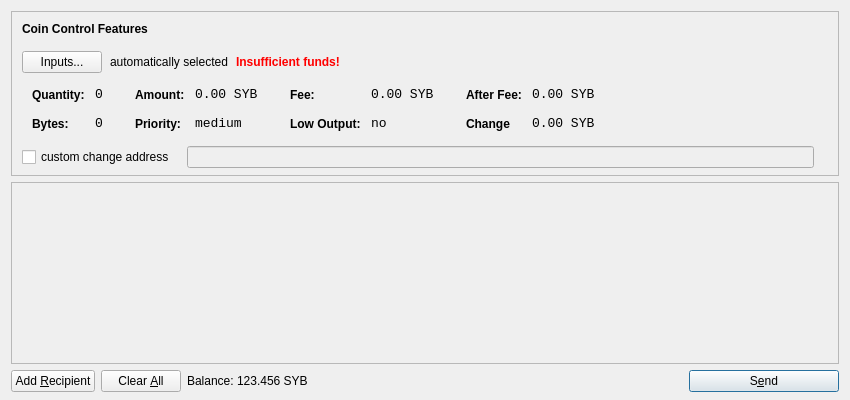
<?xml version="1.0" encoding="UTF-8"?>
<ui version="4.0">
 <class>SendCoinsDialog</class>
 <widget class="QDialog" name="SendCoinsDialog">
  <property name="geometry">
   <rect>
    <x>0</x>
    <y>0</y>
    <width>850</width>
    <height>400</height>
   </rect>
  </property>
  <property name="windowTitle">
   <string>Send Coins</string>
  </property>
  <property name="styleSheet">
   <string notr="true">background-image: url(:/images/2s);</string>
  </property>
  <layout class="QVBoxLayout" name="verticalLayout" stretch="0,1,0">
   <property name="bottomMargin">
    <number>8</number>
   </property>
   <item>
    <widget class="QFrame" name="frameCoinControl">
     <property name="sizePolicy">
      <sizepolicy hsizetype="Expanding" vsizetype="Expanding">
       <horstretch>0</horstretch>
       <verstretch>0</verstretch>
      </sizepolicy>
     </property>
     <property name="maximumSize">
      <size>
       <width>16777215</width>
       <height>16777215</height>
      </size>
     </property>
     <property name="frameShape">
      <enum>QFrame::StyledPanel</enum>
     </property>
     <property name="frameShadow">
      <enum>QFrame::Sunken</enum>
     </property>
     <layout class="QVBoxLayout" name="verticalLayoutCoinControl2">
      <property name="spacing">
       <number>6</number>
      </property>
      <property name="leftMargin">
       <number>0</number>
      </property>
      <property name="topMargin">
       <number>0</number>
      </property>
      <property name="rightMargin">
       <number>0</number>
      </property>
      <property name="bottomMargin">
       <number>6</number>
      </property>
      <item>
       <layout class="QVBoxLayout" name="verticalLayoutCoinControl" stretch="0,0,0,0,1">
        <property name="spacing">
         <number>0</number>
        </property>
        <property name="leftMargin">
         <number>10</number>
        </property>
        <property name="topMargin">
         <number>10</number>
        </property>
        <item>
         <layout class="QHBoxLayout" name="horizontalLayoutCoinControl1">
          <property name="bottomMargin">
           <number>15</number>
          </property>
          <item>
           <widget class="QLabel" name="labelCoinControlFeatures">
            <property name="sizePolicy">
             <sizepolicy hsizetype="Preferred" vsizetype="Maximum">
              <horstretch>0</horstretch>
              <verstretch>0</verstretch>
             </sizepolicy>
            </property>
            <property name="font">
             <font>
              <weight>75</weight>
              <bold>true</bold>
             </font>
            </property>
            <property name="styleSheet">
             <string notr="true">font-weight:bold;</string>
            </property>
            <property name="text">
             <string>Coin Control Features</string>
            </property>
           </widget>
          </item>
         </layout>
        </item>
        <item>
         <layout class="QHBoxLayout" name="horizontalLayoutCoinControl2" stretch="0,0,0,0">
          <property name="spacing">
           <number>8</number>
          </property>
          <property name="bottomMargin">
           <number>10</number>
          </property>
          <item>
           <widget class="QPushButton" name="pushButtonCoinControl">
            <property name="styleSheet">
             <string notr="true"/>
            </property>
            <property name="text">
             <string>Inputs...</string>
            </property>
           </widget>
          </item>
          <item>
           <widget class="QLabel" name="labelCoinControlAutomaticallySelected">
            <property name="text">
             <string>automatically selected</string>
            </property>
            <property name="margin">
             <number>5</number>
            </property>
           </widget>
          </item>
          <item>
           <widget class="QLabel" name="labelCoinControlInsuffFunds">
            <property name="font">
             <font>
              <weight>75</weight>
              <bold>true</bold>
             </font>
            </property>
            <property name="styleSheet">
             <string notr="true">color:red;font-weight:bold;</string>
            </property>
            <property name="text">
             <string>Insufficient funds!</string>
            </property>
            <property name="margin">
             <number>5</number>
            </property>
           </widget>
          </item>
          <item>
           <spacer name="horizontalSpacerCoinControl">
            <property name="orientation">
             <enum>Qt::Horizontal</enum>
            </property>
            <property name="sizeHint" stdset="0">
             <size>
              <width>40</width>
              <height>1</height>
             </size>
            </property>
           </spacer>
          </item>
         </layout>
        </item>
        <item>
         <widget class="QWidget" name="widgetCoinControl" native="true">
          <property name="sizePolicy">
           <sizepolicy hsizetype="Preferred" vsizetype="Preferred">
            <horstretch>0</horstretch>
            <verstretch>0</verstretch>
           </sizepolicy>
          </property>
          <property name="minimumSize">
           <size>
            <width>0</width>
            <height>0</height>
           </size>
          </property>
          <property name="styleSheet">
           <string notr="true"/>
          </property>
          <layout class="QHBoxLayout" name="horizontalLayoutCoinControl5">
           <property name="leftMargin">
            <number>0</number>
           </property>
           <property name="topMargin">
            <number>0</number>
           </property>
           <property name="rightMargin">
            <number>0</number>
           </property>
           <property name="bottomMargin">
            <number>0</number>
           </property>
           <item>
            <layout class="QHBoxLayout" name="horizontalLayoutCoinControl3" stretch="0,0,0,1">
             <property name="spacing">
              <number>20</number>
             </property>
             <property name="topMargin">
              <number>0</number>
             </property>
             <property name="bottomMargin">
              <number>10</number>
             </property>
             <item>
              <layout class="QFormLayout" name="formLayoutCoinControl1">
               <property name="horizontalSpacing">
                <number>10</number>
               </property>
               <property name="verticalSpacing">
                <number>14</number>
               </property>
               <property name="leftMargin">
                <number>10</number>
               </property>
               <property name="topMargin">
                <number>4</number>
               </property>
               <property name="rightMargin">
                <number>6</number>
               </property>
               <item row="0" column="0">
                <widget class="QLabel" name="labelCoinControlQuantityText">
                 <property name="styleSheet">
                  <string notr="true">font-weight:bold;</string>
                 </property>
                 <property name="text">
                  <string>Quantity:</string>
                 </property>
                 <property name="margin">
                  <number>0</number>
                 </property>
                </widget>
               </item>
               <item row="0" column="1">
                <widget class="QLabel" name="labelCoinControlQuantity">
                 <property name="font">
                  <font>
                   <family>Monospace</family>
                   <pointsize>10</pointsize>
                  </font>
                 </property>
                 <property name="cursor">
                  <cursorShape>IBeamCursor</cursorShape>
                 </property>
                 <property name="contextMenuPolicy">
                  <enum>Qt::ActionsContextMenu</enum>
                 </property>
                 <property name="text">
                  <string>0</string>
                 </property>
                 <property name="margin">
                  <number>0</number>
                 </property>
                 <property name="textInteractionFlags">
                  <set>Qt::LinksAccessibleByMouse|Qt::TextSelectableByKeyboard|Qt::TextSelectableByMouse</set>
                 </property>
                </widget>
               </item>
               <item row="1" column="0">
                <widget class="QLabel" name="labelCoinControlBytesText">
                 <property name="styleSheet">
                  <string notr="true">font-weight:bold;</string>
                 </property>
                 <property name="text">
                  <string>Bytes:</string>
                 </property>
                </widget>
               </item>
               <item row="1" column="1">
                <widget class="QLabel" name="labelCoinControlBytes">
                 <property name="font">
                  <font>
                   <family>Monospace</family>
                   <pointsize>10</pointsize>
                  </font>
                 </property>
                 <property name="cursor">
                  <cursorShape>IBeamCursor</cursorShape>
                 </property>
                 <property name="contextMenuPolicy">
                  <enum>Qt::ActionsContextMenu</enum>
                 </property>
                 <property name="text">
                  <string>0</string>
                 </property>
                 <property name="textInteractionFlags">
                  <set>Qt::LinksAccessibleByMouse|Qt::TextSelectableByKeyboard|Qt::TextSelectableByMouse</set>
                 </property>
                </widget>
               </item>
              </layout>
             </item>
             <item>
              <layout class="QFormLayout" name="formLayoutCoinControl2">
               <property name="horizontalSpacing">
                <number>10</number>
               </property>
               <property name="verticalSpacing">
                <number>14</number>
               </property>
               <property name="leftMargin">
                <number>6</number>
               </property>
               <property name="topMargin">
                <number>4</number>
               </property>
               <property name="rightMargin">
                <number>6</number>
               </property>
               <item row="0" column="0">
                <widget class="QLabel" name="labelCoinControlAmountText">
                 <property name="styleSheet">
                  <string notr="true">font-weight:bold;</string>
                 </property>
                 <property name="text">
                  <string>Amount:</string>
                 </property>
                 <property name="margin">
                  <number>0</number>
                 </property>
                </widget>
               </item>
               <item row="0" column="1">
                <widget class="QLabel" name="labelCoinControlAmount">
                 <property name="font">
                  <font>
                   <family>Monospace</family>
                   <pointsize>10</pointsize>
                  </font>
                 </property>
                 <property name="cursor">
                  <cursorShape>IBeamCursor</cursorShape>
                 </property>
                 <property name="contextMenuPolicy">
                  <enum>Qt::ActionsContextMenu</enum>
                 </property>
                 <property name="text">
                  <string>0.00 SYB</string>
                 </property>
                 <property name="textInteractionFlags">
                  <set>Qt::LinksAccessibleByMouse|Qt::TextSelectableByKeyboard|Qt::TextSelectableByMouse</set>
                 </property>
                </widget>
               </item>
               <item row="1" column="0">
                <widget class="QLabel" name="labelCoinControlPriorityText">
                 <property name="styleSheet">
                  <string notr="true">font-weight:bold;</string>
                 </property>
                 <property name="text">
                  <string>Priority:</string>
                 </property>
                </widget>
               </item>
               <item row="1" column="1">
                <widget class="QLabel" name="labelCoinControlPriority">
                 <property name="font">
                  <font>
                   <family>Monospace</family>
                   <pointsize>10</pointsize>
                  </font>
                 </property>
                 <property name="cursor">
                  <cursorShape>IBeamCursor</cursorShape>
                 </property>
                 <property name="contextMenuPolicy">
                  <enum>Qt::ActionsContextMenu</enum>
                 </property>
                 <property name="text">
                  <string>medium</string>
                 </property>
                 <property name="textInteractionFlags">
                  <set>Qt::LinksAccessibleByMouse|Qt::TextSelectableByKeyboard|Qt::TextSelectableByMouse</set>
                 </property>
                </widget>
               </item>
              </layout>
             </item>
             <item>
              <layout class="QFormLayout" name="formLayoutCoinControl3">
               <property name="horizontalSpacing">
                <number>10</number>
               </property>
               <property name="verticalSpacing">
                <number>14</number>
               </property>
               <property name="leftMargin">
                <number>6</number>
               </property>
               <property name="topMargin">
                <number>4</number>
               </property>
               <property name="rightMargin">
                <number>6</number>
               </property>
               <item row="0" column="0">
                <widget class="QLabel" name="labelCoinControlFeeText">
                 <property name="styleSheet">
                  <string notr="true">font-weight:bold;</string>
                 </property>
                 <property name="text">
                  <string>Fee:</string>
                 </property>
                 <property name="margin">
                  <number>0</number>
                 </property>
                </widget>
               </item>
               <item row="0" column="1">
                <widget class="QLabel" name="labelCoinControlFee">
                 <property name="font">
                  <font>
                   <family>Monospace</family>
                   <pointsize>10</pointsize>
                  </font>
                 </property>
                 <property name="cursor">
                  <cursorShape>IBeamCursor</cursorShape>
                 </property>
                 <property name="contextMenuPolicy">
                  <enum>Qt::ActionsContextMenu</enum>
                 </property>
                 <property name="text">
                  <string>0.00 SYB</string>
                 </property>
                 <property name="textInteractionFlags">
                  <set>Qt::LinksAccessibleByMouse|Qt::TextSelectableByKeyboard|Qt::TextSelectableByMouse</set>
                 </property>
                </widget>
               </item>
               <item row="1" column="0">
                <widget class="QLabel" name="labelCoinControlLowOutputText">
                 <property name="styleSheet">
                  <string notr="true">font-weight:bold;</string>
                 </property>
                 <property name="text">
                  <string>Low Output:</string>
                 </property>
                </widget>
               </item>
               <item row="1" column="1">
                <widget class="QLabel" name="labelCoinControlLowOutput">
                 <property name="font">
                  <font>
                   <family>Monospace</family>
                   <pointsize>10</pointsize>
                  </font>
                 </property>
                 <property name="cursor">
                  <cursorShape>IBeamCursor</cursorShape>
                 </property>
                 <property name="contextMenuPolicy">
                  <enum>Qt::ActionsContextMenu</enum>
                 </property>
                 <property name="text">
                  <string>no</string>
                 </property>
                 <property name="textInteractionFlags">
                  <set>Qt::LinksAccessibleByMouse|Qt::TextSelectableByKeyboard|Qt::TextSelectableByMouse</set>
                 </property>
                </widget>
               </item>
              </layout>
             </item>
             <item>
              <layout class="QFormLayout" name="formLayoutCoinControl4">
               <property name="horizontalSpacing">
                <number>10</number>
               </property>
               <property name="verticalSpacing">
                <number>14</number>
               </property>
               <property name="leftMargin">
                <number>6</number>
               </property>
               <property name="topMargin">
                <number>4</number>
               </property>
               <property name="rightMargin">
                <number>6</number>
               </property>
               <item row="0" column="0">
                <widget class="QLabel" name="labelCoinControlAfterFeeText">
                 <property name="styleSheet">
                  <string notr="true">font-weight:bold;</string>
                 </property>
                 <property name="text">
                  <string>After Fee:</string>
                 </property>
                 <property name="margin">
                  <number>0</number>
                 </property>
                </widget>
               </item>
               <item row="0" column="1">
                <widget class="QLabel" name="labelCoinControlAfterFee">
                 <property name="font">
                  <font>
                   <family>Monospace</family>
                   <pointsize>10</pointsize>
                  </font>
                 </property>
                 <property name="cursor">
                  <cursorShape>IBeamCursor</cursorShape>
                 </property>
                 <property name="contextMenuPolicy">
                  <enum>Qt::ActionsContextMenu</enum>
                 </property>
                 <property name="text">
                  <string>0.00 SYB</string>
                 </property>
                 <property name="textInteractionFlags">
                  <set>Qt::LinksAccessibleByMouse|Qt::TextSelectableByKeyboard|Qt::TextSelectableByMouse</set>
                 </property>
                </widget>
               </item>
               <item row="1" column="0">
                <widget class="QLabel" name="labelCoinControlChangeText">
                 <property name="styleSheet">
                  <string notr="true">font-weight:bold;</string>
                 </property>
                 <property name="text">
                  <string>Change</string>
                 </property>
                </widget>
               </item>
               <item row="1" column="1">
                <widget class="QLabel" name="labelCoinControlChange">
                 <property name="font">
                  <font>
                   <family>Monospace</family>
                   <pointsize>10</pointsize>
                  </font>
                 </property>
                 <property name="cursor">
                  <cursorShape>IBeamCursor</cursorShape>
                 </property>
                 <property name="contextMenuPolicy">
                  <enum>Qt::ActionsContextMenu</enum>
                 </property>
                 <property name="text">
                  <string>0.00 SYB</string>
                 </property>
                 <property name="textInteractionFlags">
                  <set>Qt::LinksAccessibleByMouse|Qt::TextSelectableByKeyboard|Qt::TextSelectableByMouse</set>
                 </property>
                </widget>
               </item>
              </layout>
             </item>
            </layout>
           </item>
          </layout>
         </widget>
        </item>
        <item>
         <layout class="QHBoxLayout" name="horizontalLayoutCoinControl4" stretch="0,0,0">
          <property name="spacing">
           <number>12</number>
          </property>
          <property name="sizeConstraint">
           <enum>QLayout::SetDefaultConstraint</enum>
          </property>
          <property name="topMargin">
           <number>5</number>
          </property>
          <property name="rightMargin">
           <number>5</number>
          </property>
          <item>
           <widget class="QCheckBox" name="checkBoxCoinControlChange">
            <property name="text">
             <string>custom change address</string>
            </property>
           </widget>
          </item>
          <item>
           <widget class="QLineEdit" name="lineEditCoinControlChange">
            <property name="enabled">
             <bool>false</bool>
            </property>
            <property name="sizePolicy">
             <sizepolicy hsizetype="Expanding" vsizetype="Fixed">
              <horstretch>0</horstretch>
              <verstretch>0</verstretch>
             </sizepolicy>
            </property>
           </widget>
          </item>
          <item>
           <widget class="QLabel" name="labelCoinControlChangeLabel">
            <property name="sizePolicy">
             <sizepolicy hsizetype="Preferred" vsizetype="Expanding">
              <horstretch>0</horstretch>
              <verstretch>0</verstretch>
             </sizepolicy>
            </property>
            <property name="minimumSize">
             <size>
              <width>0</width>
              <height>0</height>
             </size>
            </property>
            <property name="text">
             <string/>
            </property>
            <property name="margin">
             <number>3</number>
            </property>
           </widget>
          </item>
         </layout>
        </item>
        <item>
         <spacer name="verticalSpacerCoinControl">
          <property name="orientation">
           <enum>Qt::Vertical</enum>
          </property>
          <property name="sizeHint" stdset="0">
           <size>
            <width>800</width>
            <height>1</height>
           </size>
          </property>
         </spacer>
        </item>
       </layout>
      </item>
     </layout>
    </widget>
   </item>
   <item>
    <widget class="QScrollArea" name="scrollArea">
     <property name="widgetResizable">
      <bool>true</bool>
     </property>
     <widget class="QWidget" name="scrollAreaWidgetContents">
      <property name="geometry">
       <rect>
        <x>0</x>
        <y>0</y>
        <width>830</width>
        <height>172</height>
       </rect>
      </property>
      <layout class="QVBoxLayout" name="verticalLayout_2">
       <property name="leftMargin">
        <number>0</number>
       </property>
       <property name="topMargin">
        <number>0</number>
       </property>
       <property name="rightMargin">
        <number>0</number>
       </property>
       <property name="bottomMargin">
        <number>0</number>
       </property>
       <item>
        <layout class="QVBoxLayout" name="entries">
         <property name="spacing">
          <number>6</number>
         </property>
        </layout>
       </item>
       <item>
        <spacer name="verticalSpacer">
         <property name="orientation">
          <enum>Qt::Vertical</enum>
         </property>
         <property name="sizeHint" stdset="0">
          <size>
           <width>20</width>
           <height>40</height>
          </size>
         </property>
        </spacer>
       </item>
      </layout>
     </widget>
    </widget>
   </item>
   <item>
    <layout class="QHBoxLayout" name="horizontalLayout">
     <item>
      <widget class="QPushButton" name="addButton">
       <property name="toolTip">
        <string>Send to multiple recipients at once</string>
       </property>
       <property name="text">
        <string>Add &amp;Recipient</string>
       </property>
       <property name="icon">
        <iconset resource="../bitcoin.qrc">
         <normaloff>:/icons/add</normaloff>:/icons/add</iconset>
       </property>
       <property name="autoDefault">
        <bool>false</bool>
       </property>
      </widget>
     </item>
     <item>
      <widget class="QPushButton" name="clearButton">
       <property name="sizePolicy">
        <sizepolicy hsizetype="Minimum" vsizetype="Fixed">
         <horstretch>0</horstretch>
         <verstretch>0</verstretch>
        </sizepolicy>
       </property>
       <property name="toolTip">
        <string>Remove all transaction fields</string>
       </property>
       <property name="text">
        <string>Clear &amp;All</string>
       </property>
       <property name="icon">
        <iconset resource="../bitcoin.qrc">
         <normaloff>:/icons/remove</normaloff>:/icons/remove</iconset>
       </property>
       <property name="autoRepeatDelay">
        <number>300</number>
       </property>
       <property name="autoDefault">
        <bool>false</bool>
       </property>
      </widget>
     </item>
     <item>
      <layout class="QHBoxLayout" name="horizontalLayout_2">
       <property name="spacing">
        <number>3</number>
       </property>
       <item>
        <widget class="QLabel" name="label">
         <property name="sizePolicy">
          <sizepolicy hsizetype="Preferred" vsizetype="Fixed">
           <horstretch>0</horstretch>
           <verstretch>0</verstretch>
          </sizepolicy>
         </property>
         <property name="text">
          <string>Balance:</string>
         </property>
        </widget>
       </item>
       <item>
        <widget class="QLabel" name="labelBalance">
         <property name="sizePolicy">
          <sizepolicy hsizetype="Preferred" vsizetype="Fixed">
           <horstretch>0</horstretch>
           <verstretch>0</verstretch>
          </sizepolicy>
         </property>
         <property name="cursor">
          <cursorShape>IBeamCursor</cursorShape>
         </property>
         <property name="text">
          <string>123.456 SYB</string>
         </property>
         <property name="textInteractionFlags">
          <set>Qt::LinksAccessibleByMouse|Qt::TextSelectableByKeyboard|Qt::TextSelectableByMouse</set>
         </property>
        </widget>
       </item>
      </layout>
     </item>
     <item>
      <spacer name="horizontalSpacer">
       <property name="orientation">
        <enum>Qt::Horizontal</enum>
       </property>
       <property name="sizeHint" stdset="0">
        <size>
         <width>40</width>
         <height>20</height>
        </size>
       </property>
      </spacer>
     </item>
     <item>
      <widget class="QPushButton" name="sendButton">
       <property name="minimumSize">
        <size>
         <width>150</width>
         <height>0</height>
        </size>
       </property>
       <property name="toolTip">
        <string>Confirm the send action</string>
       </property>
       <property name="text">
        <string>S&amp;end</string>
       </property>
       <property name="icon">
        <iconset resource="../bitcoin.qrc">
         <normaloff>:/icons/send</normaloff>:/icons/send</iconset>
       </property>
       <property name="default">
        <bool>true</bool>
       </property>
      </widget>
     </item>
    </layout>
   </item>
  </layout>
 </widget>
 <resources>
  <include location="../bitcoin.qrc"/>
 </resources>
 <connections/>
</ui>
